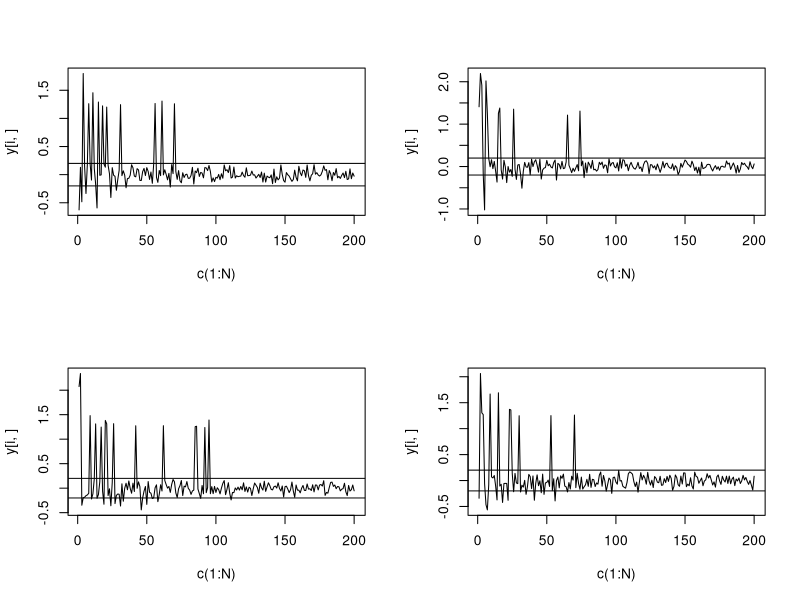
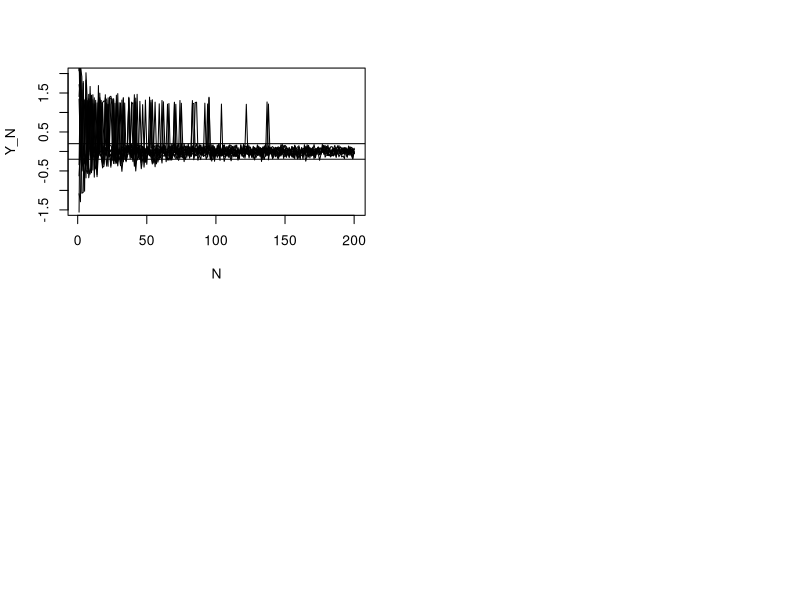

Here is the R script that generated these plots, in order:
## ---- chunk 1
set.seed(1)

N<-200
R<-10

y<-matrix(0,R,N)

for (j in 1:R) {
        for (i in 1:N) {
                x<-rnorm(n=1)/sqrt(i)
                if (x<0.2) {
                        y[j,i]<-x
                } else {
                        y[j,i]<-x+1
                }
        }
}

par(mfrow=c(2,2))


for (i in 1:4) {
        plot(c(1:N),type="l",y[i,])
        abline(h=0.2);abline(h=-0.2)
}

## ---- chunk 2

plot(c(1:N),type="l",y[1,],xlab="N",ylab="Y_N",xlim=c(1, N),ylim=c(-1.5,2))
abline(h=0.2);abline(h=-0.2)

for (j in 2:R) {
        par(new=T)
        plot(y[j,],type='l',xlab="",ylab="",axes=F,xlim=c(1, N),ylim=c(-1.5,2))
}

